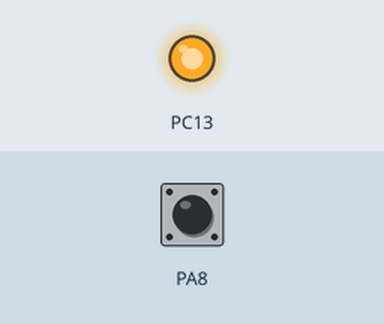
The sketch below on a simulated STM32 Blue Pill. On the bench: output pins drawn as LEDs (lit = HIGH). The test bench sets the inputs (shaded band); at power-on: PA8 HIGH.

Above: at 1.2 s.
1.3 s: PA8 pulled LOW for 0.15 s
At 1.37 s:
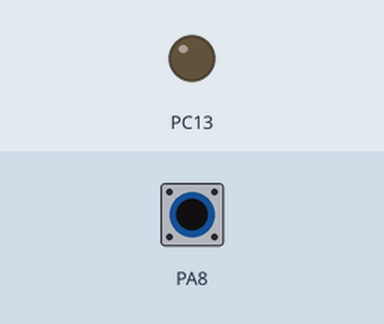
2.9 s: PA8 pulled LOW for 3.2 s
At 6.8 s:
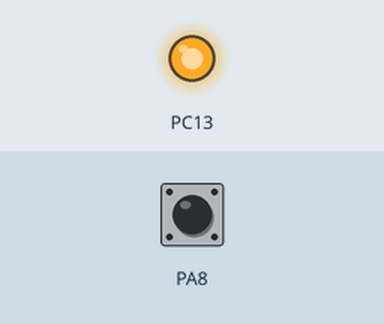
Timing chart, 0 to 8.3 s (numbered marks = the images above; inputs shaded):
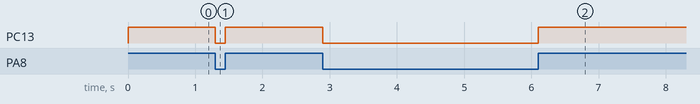

The sketch:

DIGITAL_READ.ino
```cpp
void setup() {
  pinMode(PC13,OUTPUT);
  pinMode(PA8,INPUT_PULLUP);

}

void loop() {
bool value=digitalRead(PA8);
digitalWrite(PC13,value);

}
```

Measured:
- after the input at 1.3 s, PC13: HIGH → LOW at once, → HIGH 0.15 s later
- after the input at 2.9 s, PC13: HIGH → LOW at once, → HIGH 3.2 s later
